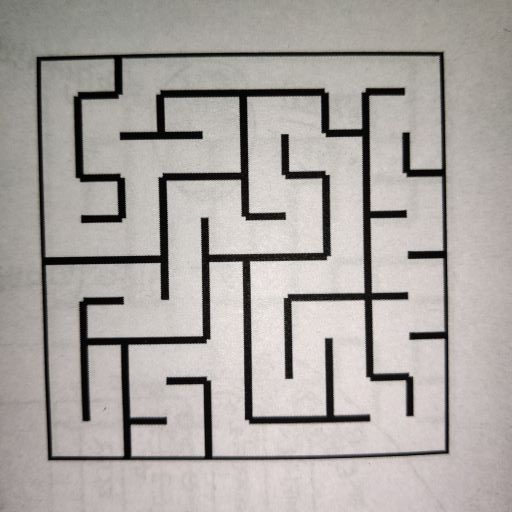
#> input picture task_1b_detect_and_encode_maze/test_cases/maze07.jpg, 512 x 512 px
$ python perpectivetransform.py
#> lines starting #> are read from the running program, lines starting #| are printed output that depends on the picture
import numpy as np
import cv2 as cv
from matplotlib import pyplot as plt
img = cv.imread('maze07.jpg',1)
#> img is the input picture: shape (512, 512, 3); mean B, G, R 161.2, 164.6, 169.6
rows,cols,ch = img.shape
#> rows = 512; cols = 512; ch = 3
pts1 = np.float32([[49,60],[450,55],[56,456],[456,456]])
pts2 = np.float32([[0,0],[509,0],[0,509],[509,509]])
M = cv.getPerspectiveTransform(pts1,pts2)
dst = cv.warpPerspective(img,M,(510,510))
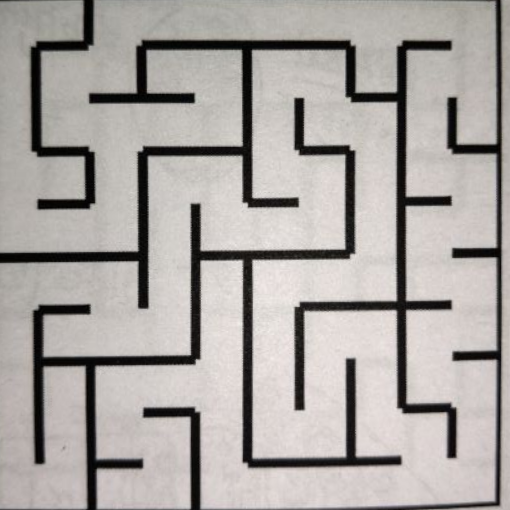
#> dst: shape (510, 510, 3); mean B, G, R 162.5, 165.7, 170.4
plt.subplot(121),plt.imshow(img),plt.title('Input')
plt.subplot(122),plt.imshow(dst),plt.title('Output')
plt.show()
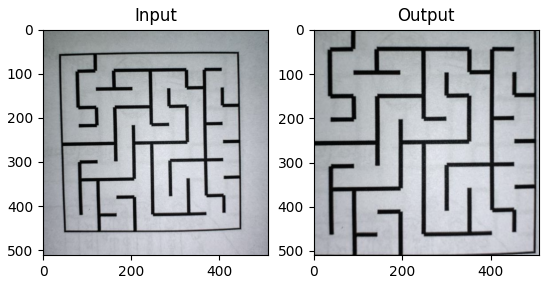
#> figure drawn by matplotlib, 2 panels; B, G, R data is drawn as R, G, B

$ run again, with task_1b_detect_and_encode_maze/test_cases/maze00.jpg copied over task_1b_detect_and_encode_maze/test_cases/maze07.jpg
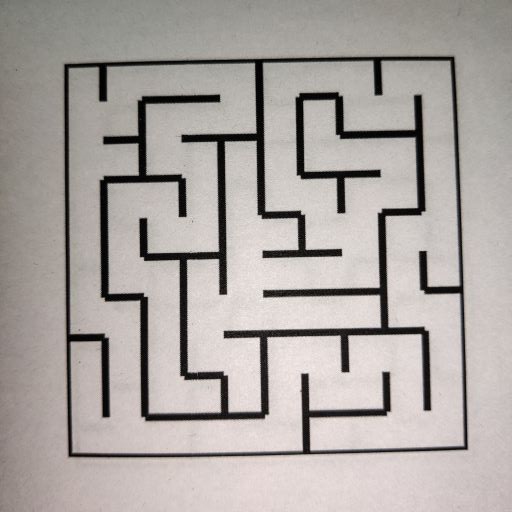
#> input picture task_1b_detect_and_encode_maze/test_cases/maze00.jpg, 512 x 512 px
#> img is the input picture: shape (512, 512, 3); mean B, G, R 161.5, 164.9, 171
#> `dst = cv.warpPerspective(img,M,(510,510))`:
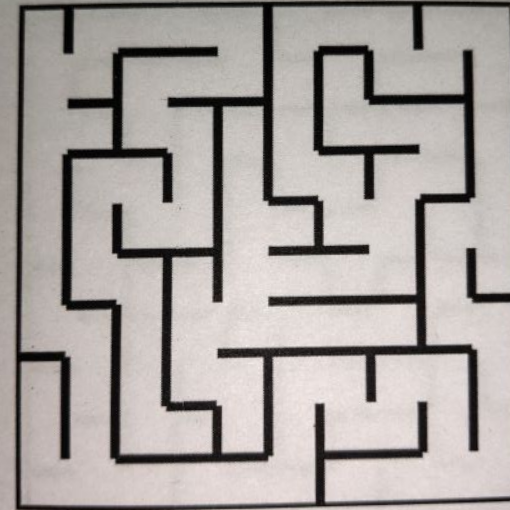
#> dst: shape (510, 510, 3); mean B, G, R 160.4, 163.5, 169.4
#> `plt.show()`:
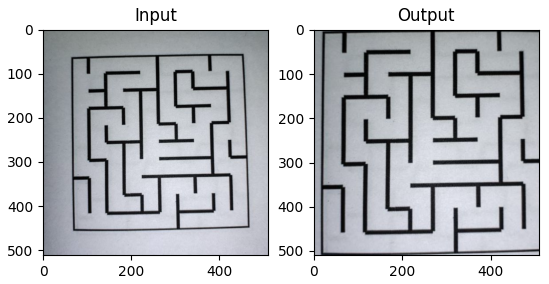
#> figure drawn by matplotlib, 2 panels; B, G, R data is drawn as R, G, B

$ run again, with task_1b_detect_and_encode_maze/test_cases/maze01.jpg copied over task_1b_detect_and_encode_maze/test_cases/maze07.jpg
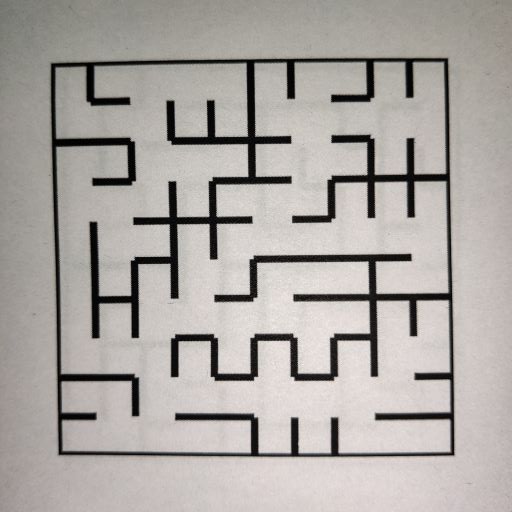
#> input picture task_1b_detect_and_encode_maze/test_cases/maze01.jpg, 512 x 512 px
#> img is the input picture: shape (512, 512, 3); mean B, G, R 163, 166.8, 171.7
#> `dst = cv.warpPerspective(img,M,(510,510))`:
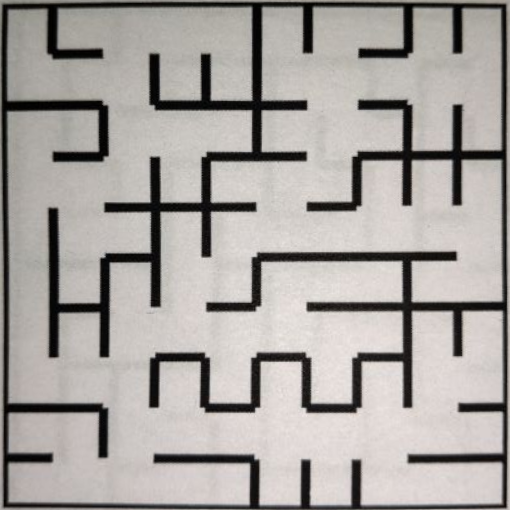
#> dst: shape (510, 510, 3); mean B, G, R 160.1, 163.6, 168
#> `plt.show()`:
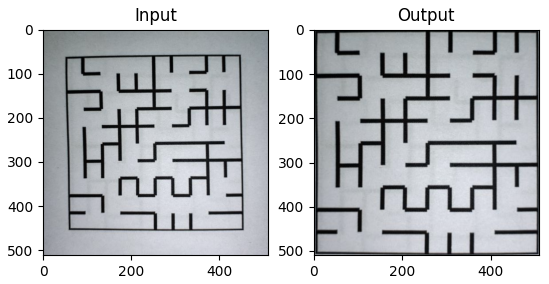
#> figure drawn by matplotlib, 2 panels; B, G, R data is drawn as R, G, B

$ run again, with task_1b_detect_and_encode_maze/test_cases/maze02.jpg copied over task_1b_detect_and_encode_maze/test_cases/maze07.jpg
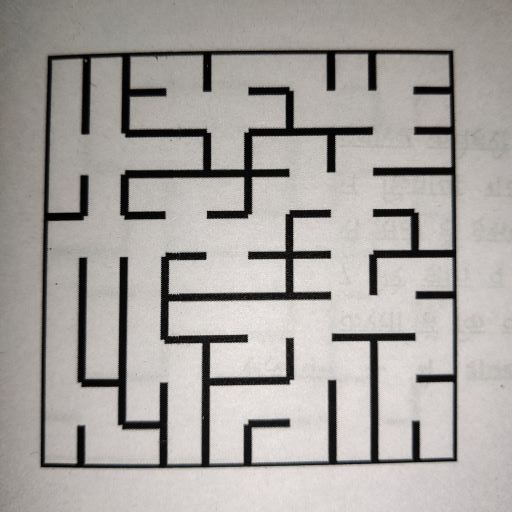
#> input picture task_1b_detect_and_encode_maze/test_cases/maze02.jpg, 512 x 512 px
#> img is the input picture: shape (512, 512, 3); mean B, G, R 159.5, 163.1, 167.2
#> `dst = cv.warpPerspective(img,M,(510,510))`:
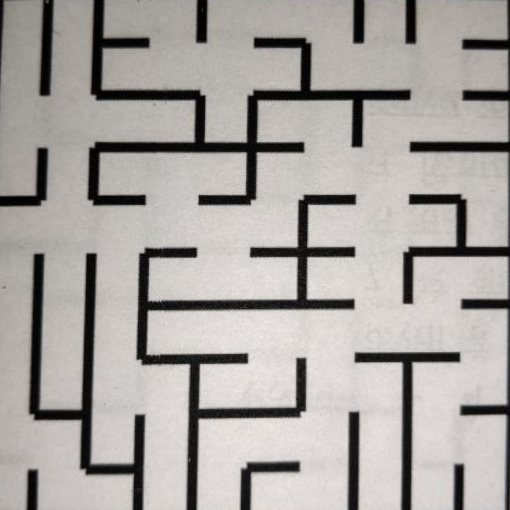
#> dst: shape (510, 510, 3); mean B, G, R 161.3, 164.6, 168.5
#> `plt.show()`:
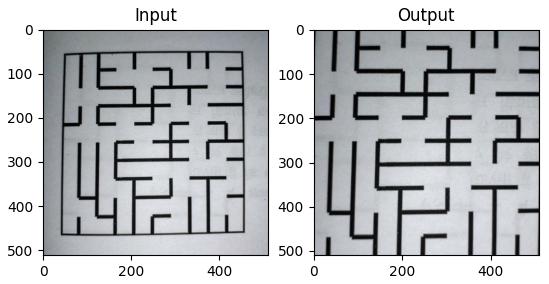
#> figure drawn by matplotlib, 2 panels; B, G, R data is drawn as R, G, B
